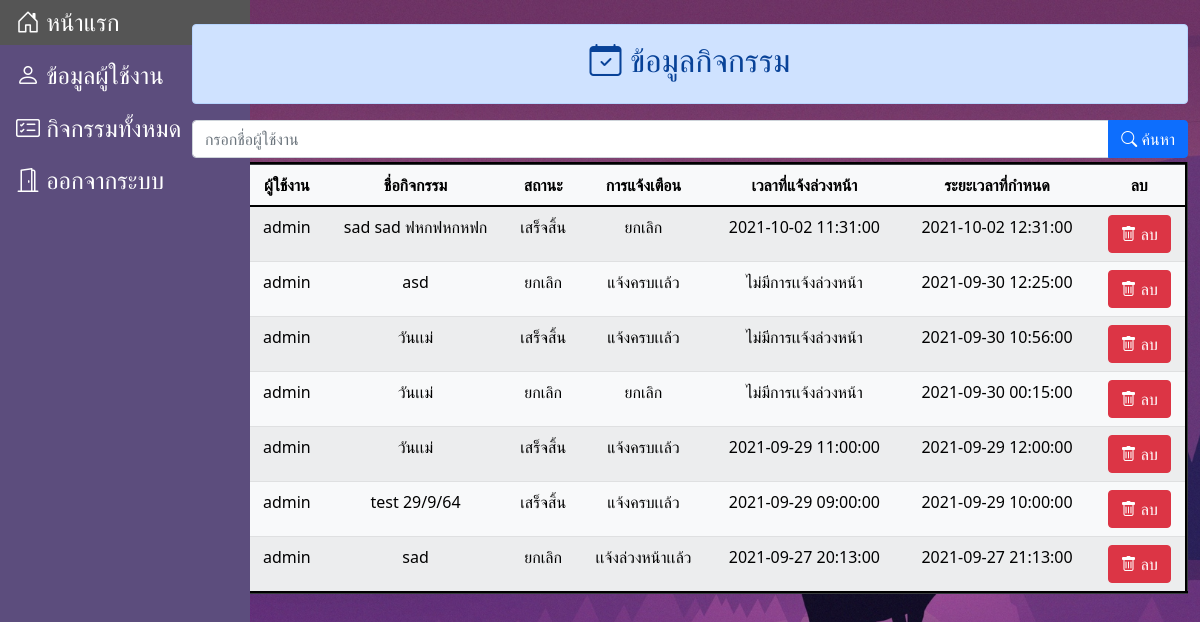
The app's page /backend_activityDb.php with its own data.
### tables this page shows
CREATE TABLE `activity` (
  `A_id` int(11) NOT NULL,
  `U_id` int(11) NOT NULL,
  `C_id` int(11) NOT NULL,
  `A_name` varchar(255) NOT NULL,
  `A_detail` varchar(255) NOT NULL,
  `A_state` varchar(20) NOT NULL,
  `A_Notification_state` varchar(20) NOT NULL,
  `A_Date_Create` datetime NOT NULL,
  `A_Date_End` datetime NOT NULL,
  `A_Date_Bf_End` datetime NOT NULL
);

CREATE TABLE `user` (
  `U_id` int(11) NOT NULL,
  `Username` varchar(255) NOT NULL,
  `Password` varchar(255) NOT NULL,
  `U_prefix` varchar(20) NOT NULL,
  `U_fname` varchar(255) NOT NULL,
  `U_lname` varchar(255) NOT NULL,
  `U_email` varchar(255) NOT NULL,
  `U_state` varchar(20) NOT NULL
);

### backend_activityDb.php (the view, shortened to what this page needs)
<?php
    require('datacon.php');
    $sql = "SELECT activity.* ,user.* , category.* FROM activity
    INNER JOIN user ON user.U_id = activity.U_id
    INNER JOIN category ON category.C_id = activity.C_id  ORDER BY activity.A_Date_Create DESC" ;
    $result = mysqli_query($conn,$sql);
    $order = 1 ;
?>
<!DOCTYPE html>
<html lang="en">
<head>
    <link href="https://cdn.jsdelivr.net/npm/bootstrap@5.1.1/dist/css/bootstrap.min.css" rel="stylesheet">
    <link rel="stylesheet" href="https://cdn.jsdelivr.net/npm/bootstrap-icons@1.5.0/font/bootstrap-icons.css">
    <link rel="stylesheet" href="css/navbar_v.css">
</head>
<body>
     <ul>
        <li><p class="h4"><a href="index.php"><i class="bi bi-house-door"></i> หน้าแรก</a></p></li>
        <li><p class="h4"><a href="backend_userDb.php"><i class="bi bi-person"></i> ข้อมูลผู้ใช้งาน</a></p></li>
        <li><p class="h4"><a href="backend_activityDb.php"><i class="bi bi-card-checklist"></i> กิจกรรมทั้งหมด</a></p></li>
        <li><p class="h4"><a href="index.php?logout='1'"><i class="bi bi-door-open"></i> ออกจากระบบ</a></p></li>
    </ul>
    <br>
    <div class="container" style="float: right; max-width:85%;">
        <div class="alert alert-primary" role="alert">
            <h2 class="text-center"><i class="bi bi-calendar-check"></i>  ข้อมูลกิจกรรม</h2>
        </div>
    </div>
    <div class="container" style="float: right; max-width:85%;">
        <form action="backend_activityDb_Search.php" method="GET">
            <div class="input-group mb-1">
                <input type="text" class="form-control" placeholder="กรอกชื่อผู้ใช้งาน" name="Aname">
                <button class="btn btn-primary"  name="search_Btn"> <i class="bi bi-search"></i> ค้นหา</button>
            </div>
        </form>
    </div>
    <div class="container" style="float: right; max-width:85%;">
        <table border="3" class="table table-dark table-striped table-hover ">
            <thead class="table-light">
                <tr>
                    <th>ลำดับ</th>
                    <th>ผู้ใช้งาน</th>
                    <th>ชื่อกิจกรรม</th>
                    <th>สถานะ</th>
                    <th>การแจ้งเตือน</th>
                    <th>เวลาที่แจ้งล่วงหน้า</th>
                    <th>ระยะเวลาที่กำหนด</th>
                    <th>ลบ</th>
                </tr>
            </thead>
            <tbody class="table-light" style="">
            <?php while($row = mysqli_fetch_assoc($result)){ ?>
                <tr>
                    <td><?php echo $order++?></td>
                    <td><?php echo $row["Username"]?></td>
                    <td><?php echo $row["A_name"]?></td>
                    <td><?php echo $row["A_state"]?></td>
                    <td><?php echo $row["A_Notification_state"]?></td>
                    <td><?php if($row["A_Date_Bf_End"]=="0000-00-00 00:00:00"){
                                echo "ไม่มีการเเจ้งล่วงหน้า";
                              }else if($row["A_Date_Bf_End"]!="0000-00-00 00:00:00"){
                                echo $row["A_Date_Bf_End"];
                              } ?></td>
                    <td><?php echo $row["A_Date_End"]?></td>
                    <td>
                        <a href="Delete_Db.php?state=admin&Aid=<?php echo $row["A_id"]?>"  class="btn btn-danger"
                        onclick="return confirm('ต้องการลบใช่หรือไม่');"><i class="bi bi-trash"> </i>ลบ</a>
                    </td>
                </tr>
            <?php } ?>
            </tbody>
        </table>
    </div>
</body>
</html>

### css/navbar_v.css (style rules this page uses)
table, th, td { padding: 5px; text-align:center; }
ul { list-style-type: none; margin: 0; padding: 0; width: 15%; min-width: 250px; background-color: #5c4d7d; position: fixed; height: 100%; overflow: auto; }
li a { display: block; color: white; padding: 8px 16px; text-decoration: none; }

### backend_activityDb.php (style rules this page uses)
* { margin: 0 ; padding: 0 ; }
body { background-image: url('img/wallpaper3.jpg'); background-repeat: no-repeat; background-attachment: fixed; background-size: cover; }

### records on screen
activity: U.Username "admin", A_name "sad sad ฟหกฟหกหฟก", A_state "เสร็จสิ้น", A_Notification_state "ยกเลิก", A_Date_Bf_End "2021-10-02 11:31:00", A_Date_End "2021-10-02 12:31:00"
activity: U.Username "admin", A_name "asd", A_state "ยกเลิก", A_Notification_state "แจ้งครบเเล้ว", shows "ไม่มีการเเจ้งล่วงหน้า", A_Date_End "2021-09-30 12:25:00"
activity: U.Username "admin", A_name "วันเเม่", A_state "เสร็จสิ้น", A_Notification_state "แจ้งครบเเล้ว", shows "ไม่มีการเเจ้งล่วงหน้า", A_Date_End "2021-09-30 10:56:00"
activity: U.Username "admin", A_name "วันเเม่", A_state "ยกเลิก", A_Notification_state "ยกเลิก", shows "ไม่มีการเเจ้งล่วงหน้า", A_Date_End "2021-09-30 00:15:00"
activity: U.Username "admin", A_name "วันเเม่", A_state "เสร็จสิ้น", A_Notification_state "แจ้งครบเเล้ว", A_Date_Bf_End "2021-09-29 11:00:00", A_Date_End "2021-09-29 12:00:00"
activity: U.Username "admin", A_name "test 29/9/64", A_state "เสร็จสิ้น", A_Notification_state "แจ้งครบเเล้ว", A_Date_Bf_End "2021-09-29 09:00:00", A_Date_End "2021-09-29 10:00:00"
activity: U.Username "admin", A_name "sad", A_state "ยกเลิก", A_Notification_state "เเจ้งล่วงหน้าเเล้ว", A_Date_Bf_End "2021-09-27 20:13:00", A_Date_End "2021-09-27 21:13:00"
